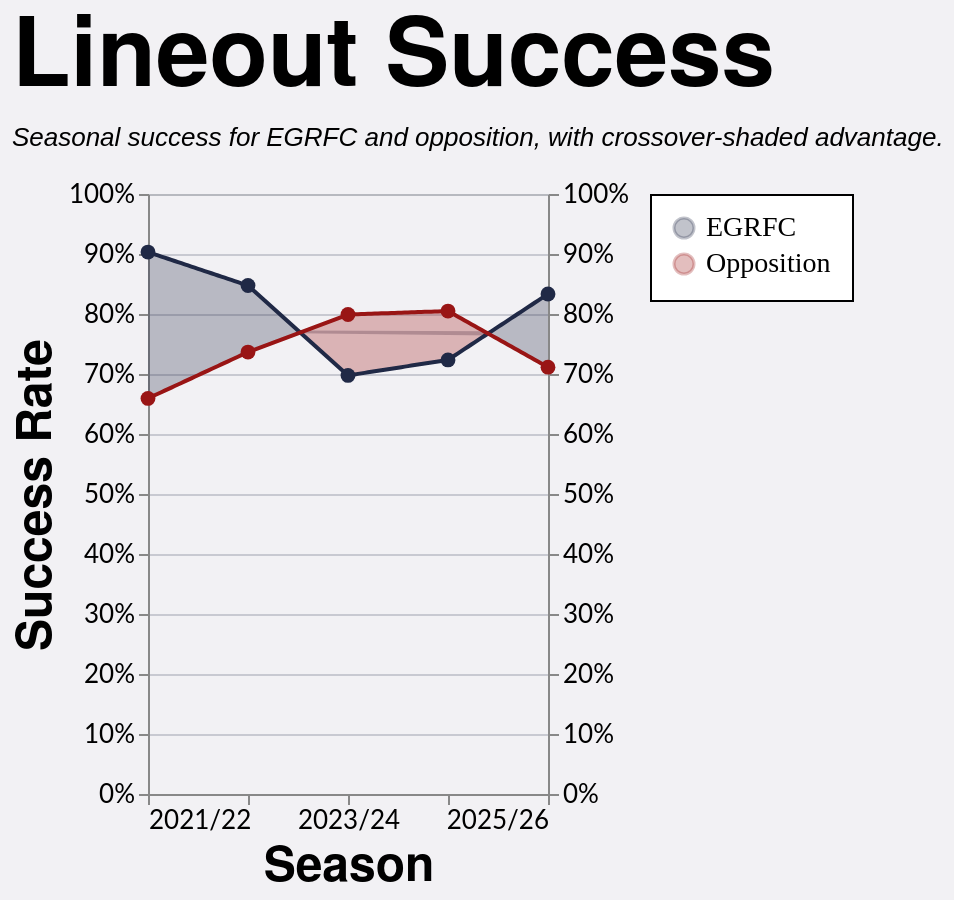

Vega-Lite specification for this chart:
### Vega-Lite specification from a JSON file in a GitHub repository (floating-point values rounded to 4 significant figures; data arrays with more than 128 entries replaced by an {"elided": "..."} marker saying what was removed)
{"config": {"axis": {"labelFont": "Lato, sans-serif", "titleFont": "PT Sans Narrow, Helvetica Neue, Helvetica, Arial, sans-serif", "labelFontSize": 13, "titleFontSize": 24, "gridColor": "#202947", "gridOpacity": 0.2}, "header": {"labelFont": "PT Sans Narrow, Helvetica Neue, Helvetica, Arial, sans-serif", "titleFont": "PT Sans Narrow, Helvetica Neue, Helvetica, Arial, sans-serif", "labelFontSize": 24, "titleFontSize": 28, "labelFontWeight": "bold", "orient": "left"}, "legend": {"labelFont": "Lato, sans-serif", "titleFont": "PT Sans Narrow, Helvetica Neue, Helvetica, Arial, sans-serif", "labelFontSize": 14, "titleFontSize": 16, "titlePadding": 5, "fillColor": "white", "strokeColor": "black", "padding": 10, "titleFontWeight": "lighter", "titleFontStyle": "italic", "titleColor": "gray", "offset": 10}, "title": {"font": "PT Sans Narrow, Helvetica Neue, Helvetica, Arial, sans-serif", "fontSize": 48, "fontWeight": "bold", "anchor": "start", "align": "center", "titlePadding": 20, "subtitlePadding": 10, "subtitleFontSize": 13, "subtitleColor": "", "subtitleFontStyle": "italic", "offset": 15, "color": "black"}, "axisX": {"labelAngle": 0}, "facet": {"title": null, "header": null, "align": {"row": "each", "column": "each"}}, "resolve": {"scale": {"y": "independent", "facet": "independent"}}, "background": "#f2f1f4"}, "layer": [{"mark": {"type": "area", "opacity": 0.28}, "encoding": {"color": {"field": "leading_team", "legend": {"labelFont": "PT Sans Narrow", "orient": "right", "title": null}, "scale": {"domain": ["EGRFC", "Opposition"], "range": ["#202946", "#991515"]}, "title": "Team", "type": "nominal"}, "x": {"axis": {"grid": false, "labelExpr": "datum.value == 0 ? '2021/22' : datum.value == 1 ? '2022/23' : datum.value == 2 ? '2023/24' : datum.value == 3 ? '2024/25' : datum.value == 4 ? '2025/26' : ''", "values": [0, 1, 2, 3, 4]}, "field": "season_pos", "scale": {"domain": [0, 4]}, "title": "Season", "type": "quantitative"}, "y": {"axis": {"format": "%", "orient": "left"}, "field": "y_high", "scale": {"domain": [0.0, 1.0]}, "title": "Success Rate", "type": "quantitative"}, "y2": {"field": "y_low"}}, "transform": [{"filter": "(datum.team === 'EGRFC')"}]}, {"mark": {"type": "line", "size": 2}, "encoding": {"color": {"field": "team", "scale": {"domain": ["EGRFC", "Opposition"], "range": ["#202946", "#991515"]}, "title": "Team", "type": "nominal"}, "x": {"axis": {"labelExpr": "datum.value == 0 ? '2021/22' : datum.value == 1 ? '2022/23' : datum.value == 2 ? '2023/24' : datum.value == 3 ? '2024/25' : datum.value == 4 ? '2025/26' : ''", "values": [0, 1, 2, 3, 4]}, "field": "season_pos", "scale": {"domain": [0, 4]}, "title": "Season", "type": "quantitative"}, "y": {"axis": {"format": "%", "orient": "right"}, "field": "success_rate", "scale": {"domain": [0.0, 1.0]}, "title": null, "type": "quantitative"}}}, {"mark": {"type": "point", "filled": true, "opacity": 1.0, "size": 55}, "encoding": {"color": {"field": "team", "scale": {"domain": ["EGRFC", "Opposition"], "range": ["#202946", "#991515"]}, "title": "Team", "type": "nominal"}, "tooltip": [{"field": "team", "title": "Team", "type": "nominal"}, {"field": "squad", "title": "Squad", "type": "nominal"}, {"field": "set_piece_type", "title": "Set Piece", "type": "nominal"}, {"field": "lineouts_total", "format": ",.0f", "title": "Total Lineouts", "type": "quantitative"}, {"field": "success_rate", "format": ".0%", "title": "Success Rate", "type": "quantitative"}], "x": {"field": "season_pos", "title": "Season", "type": "quantitative"}, "y": {"axis": null, "field": "success_rate", "scale": {"domain": [0.0, 1.0]}, "title": "Success Rate", "type": "quantitative"}}, "transform": [{"filter": "datum.is_anchor"}]}], "data": {"name": "data-a3ae1d188c8f3e123e337dac728e1e77"}, "height": 300, "params": [{"name": "spSquadParam", "value": "1st"}], "title": {"text": "Lineout Success", "subtitle": "Seasonal success for EGRFC and opposition, with crossover-shaded advantage."}, "transform": [{"filter": "datum.squad == (spSquadParam + ' XV')"}], "width": 200, "$schema": "https://vega.github.io/schema/vega-lite/v5.20.1.json", "datasets": {"data-a3ae1d188c8f3e123e337dac728e1e77": {"elided": "484 records"}}}
